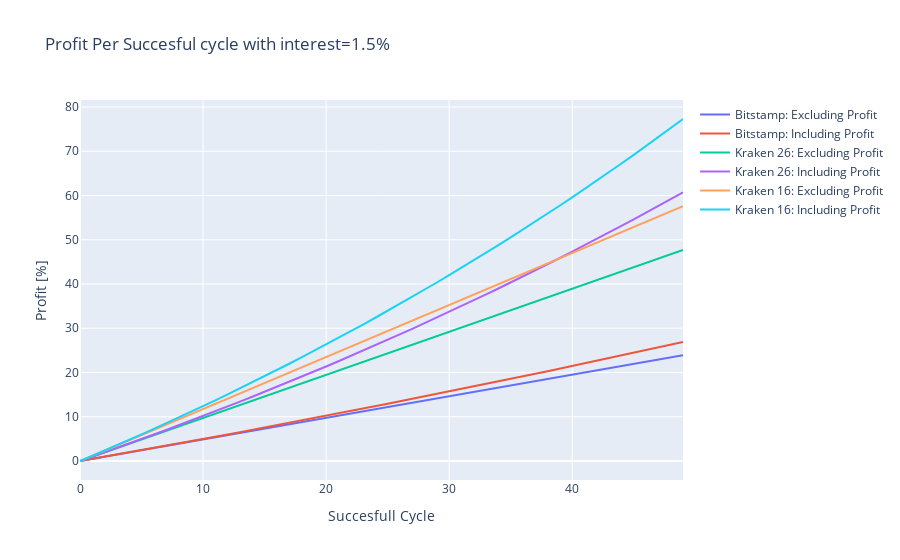

Notebook code for this chart:
### Code cell
# Edit the layout
fig = go.Figure()
fig.add_trace(go.Scatter(x=succesful_cycles, y=bit_stamp_profit_reinvesting_excluding_profit,
                    mode='lines',
                    name='Bitstamp: Excluding Profit'))
fig.add_trace(go.Scatter(x=succesful_cycles, y=bit_stamp_profit_reinvesting_including_profit,
                    mode='lines',
                    name='Bitstamp: Including Profit'))
fig.add_trace(go.Scatter(x=succesful_cycles, y=kraken_profit_reinvesting_excluding_profit_26,
                    mode='lines',
                    name='Kraken 26: Excluding Profit'))
fig.add_trace(go.Scatter(x=succesful_cycles, y=kraken_profit_reinvesting_including_profit_26,
                    mode='lines',
                    name='Kraken 26: Including Profit'))
fig.add_trace(go.Scatter(x=succesful_cycles, y=kraken_profit_reinvesting_excluding_profit_16,
                    mode='lines',
                    name='Kraken 16: Excluding Profit'))
fig.add_trace(go.Scatter(x=succesful_cycles, y=kraken_profit_reinvesting_including_profit_16,
                    mode='lines',
                    name='Kraken 16: Including Profit'))
fig.update_layout(title=f'Profit Per Succesful cycle with interest={interest*100}%',
                   xaxis_title='Succesfull Cycle',
                   yaxis_title='Profit [%]')
fig.show()

### Figure 1 — Plotly figure (JSON) as saved in the notebook; plotly's stock layout.template omitted (floating-point values rounded to 4 significant figures)
{"data": [{"mode": "lines", "name": "Bitstamp: Excluding Profit", "type": "scatter", "x": [0, 1, 2, 3, 4, 5, 6, 7, 8, 9, 10, 11, 12, 13, 14, 15, 16, 17, 18, 19, 20, 21, 22, 23, 24, 25, 26, 27, 28, 29, 30, 31, 32, 33, 34, 35, 36, 37, 38, 39, 40, 41, 42, 43, 44, 45, 46, 47, 48, 49], "y": [0, 0.4875, 0.9751, 1.463, 1.95, 2.438, 2.925, 3.413, 3.9, 4.388, 4.875, 5.363, 5.85, 6.338, 6.826, 7.313, 7.801, 8.288, 8.776, 9.263, 9.751, 10.24, 10.73, 11.21, 11.7, 12.19, 12.68, 13.16, 13.65, 14.14, 14.63, 15.11, 15.6, 16.09, 16.58, 17.06, 17.55, 18.04, 18.53, 19.01, 19.5, 19.99, 20.48, 20.96, 21.45, 21.94, 22.43, 22.91, 23.4, 23.89]}, {"mode": "lines", "name": "Bitstamp: Including Profit", "type": "scatter", "x": [0, 1, 2, 3, 4, 5, 6, 7, 8, 9, 10, 11, 12, 13, 14, 15, 16, 17, 18, 19, 20, 21, 22, 23, 24, 25, 26, 27, 28, 29, 30, 31, 32, 33, 34, 35, 36, 37, 38, 39, 40, 41, 42, 43, 44, 45, 46, 47, 48, 49], "y": [0, 0.4875, 0.9775, 1.47, 1.964, 2.462, 2.961, 3.463, 3.968, 4.474, 4.984, 5.496, 6.01, 6.527, 7.046, 7.568, 8.092, 8.619, 9.149, 9.681, 10.22, 10.75, 11.29, 11.84, 12.38, 12.93, 13.48, 14.03, 14.59, 15.15, 15.71, 16.27, 16.84, 17.41, 17.98, 18.56, 19.13, 19.72, 20.3, 20.89, 21.48, 22.07, 22.66, 23.26, 23.86, 24.47, 25.07, 25.68, 26.29, 26.91]}, {"mode": "lines", "name": "Kraken 26: Excluding Profit", "type": "scatter", "x": [0, 1, 2, 3, 4, 5, 6, 7, 8, 9, 10, 11, 12, 13, 14, 15, 16, 17, 18, 19, 20, 21, 22, 23, 24, 25, 26, 27, 28, 29, 30, 31, 32, 33, 34, 35, 36, 37, 38, 39, 40, 41, 42, 43, 44, 45, 46, 47, 48, 49], "y": [0, 0.9729, 1.946, 2.919, 3.892, 4.864, 5.837, 6.81, 7.783, 8.756, 9.729, 10.7, 11.67, 12.65, 13.62, 14.59, 15.57, 16.54, 17.51, 18.48, 19.46, 20.43, 21.4, 22.38, 23.35, 24.32, 25.3, 26.27, 27.24, 28.21, 29.19, 30.16, 31.13, 32.11, 33.08, 34.05, 35.02, 36.0, 36.97, 37.94, 38.92, 39.89, 40.86, 41.83, 42.81, 43.78, 44.75, 45.73, 46.7, 47.67]}, {"mode": "lines", "name": "Kraken 26: Including Profit", "type": "scatter", "x": [0, 1, 2, 3, 4, 5, 6, 7, 8, 9, 10, 11, 12, 13, 14, 15, 16, 17, 18, 19, 20, 21, 22, 23, 24, 25, 26, 27, 28, 29, 30, 31, 32, 33, 34, 35, 36, 37, 38, 39, 40, 41, 42, 43, 44, 45, 46, 47, 48, 49], "y": [0, 0.9729, 1.955, 2.947, 3.949, 4.96, 5.981, 7.012, 8.053, 9.105, 10.17, 11.24, 12.32, 13.41, 14.52, 15.63, 16.76, 17.89, 19.04, 20.2, 21.37, 22.55, 23.74, 24.94, 26.16, 27.39, 28.62, 29.88, 31.14, 32.42, 33.7, 35.0, 36.32, 37.64, 38.98, 40.34, 41.7, 43.08, 44.47, 45.88, 47.3, 48.73, 50.18, 51.64, 53.11, 54.6, 56.11, 57.62, 59.16, 60.71]}, {"mode": "lines", "name": "Kraken 16: Excluding Profit", "type": "scatter", "x": [0, 1, 2, 3, 4, 5, 6, 7, 8, 9, 10, 11, 12, 13, 14, 15, 16, 17, 18, 19, 20, 21, 22, 23, 24, 25, 26, 27, 28, 29, 30, 31, 32, 33, 34, 35, 36, 37, 38, 39, 40, 41, 42, 43, 44, 45, 46, 47, 48, 49], "y": [0, 1.175, 2.351, 3.526, 4.702, 5.877, 7.053, 8.228, 9.404, 10.58, 11.75, 12.93, 14.11, 15.28, 16.46, 17.63, 18.81, 19.98, 21.16, 22.33, 23.51, 24.68, 25.86, 27.04, 28.21, 29.39, 30.56, 31.74, 32.91, 34.09, 35.26, 36.44, 37.61, 38.79, 39.97, 41.14, 42.32, 43.49, 44.67, 45.84, 47.02, 48.19, 49.37, 50.54, 51.72, 52.9, 54.07, 55.25, 56.42, 57.6]}, {"mode": "lines", "name": "Kraken 16: Including Profit", "type": "scatter", "x": [0, 1, 2, 3, 4, 5, 6, 7, 8, 9, 10, 11, 12, 13, 14, 15, 16, 17, 18, 19, 20, 21, 22, 23, 24, 25, 26, 27, 28, 29, 30, 31, 32, 33, 34, 35, 36, 37, 38, 39, 40, 41, 42, 43, 44, 45, 46, 47, 48, 49], "y": [0, 1.175, 2.365, 3.568, 4.785, 6.017, 7.263, 8.524, 9.8, 11.09, 12.4, 13.72, 15.05, 16.41, 17.77, 19.16, 20.56, 21.98, 23.41, 24.86, 26.33, 27.81, 29.32, 30.84, 32.37, 33.93, 35.5, 37.1, 38.71, 40.34, 41.99, 43.66, 45.35, 47.06, 48.78, 50.53, 52.3, 54.09, 55.9, 57.74, 59.59, 61.47, 63.36, 65.28, 67.23, 69.19, 71.18, 73.19, 75.23, 77.29]}], "layout": {"title": {"text": "Profit Per Succesful cycle with interest=1.5%"}, "xaxis": {"title": {"text": "Succesfull Cycle"}}, "yaxis": {"title": {"text": "Profit [%]"}}}}
